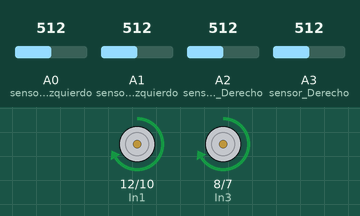
Recording of a sketch running on a simulated Arduino Uno, built with avr-gcc and run on an emulated ATmega328P. Parts: motor-driver pin pairs drawn as motors (green arrow = first pin HIGH = forward, orange = second pin HIGH = backward, longer = more drive, scaled by the enable pin). The test bench sets the inputs (shaded band); at power-on: A1 (sensor_Frontal_Izquierdo) = 512, A0 (sensor_Izquierdo) = 512, A3 (sensor_Derecho) = 512, A2 (sensor_Frontal_Derecho) = 512.

Above: at 1.2 s.
1.3 s: A1 (sensor_Frontal_Izquierdo) set to 204
2.8 s: A1 (sensor_Frontal_Izquierdo) set to 176
At 3.3 s:
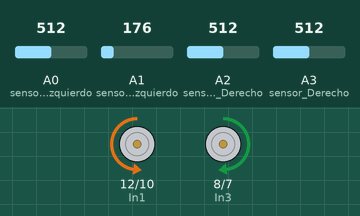
4.3 s: A0 (sensor_Izquierdo) set to 209
5.8 s: A0 (sensor_Izquierdo) set to 181
At 6.8 s:
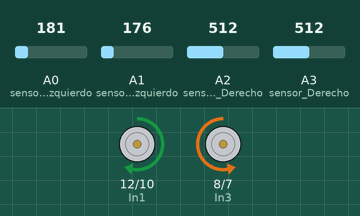
7.3 s: A3 (sensor_Derecho) set to 212
8.8 s: A3 (sensor_Derecho) set to 178
At 9.1 s:
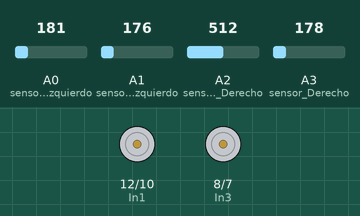
Timing chart, 0 to 11.3 s (numbered marks = the images above; inputs shaded):
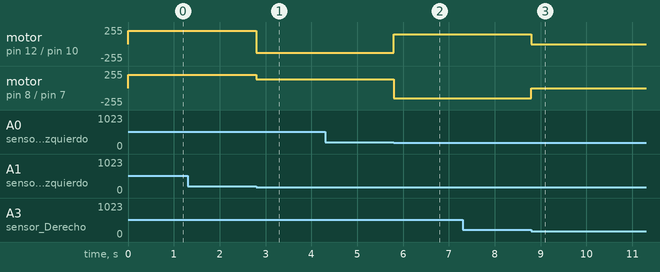

The sketch:

Mini-Sumo.ino
```cpp
//pines para el motor A
#define In1 12
#define In2 10
#define PWMA 11

//pines para el motor b
#define In3 8
#define In4 7
#define PWMB 9

//PINES DE LOS SENSORES
#define sensor_Frontal_Derecho A2
#define sensor_Frontal_Izquierdo A1
#define sensor_Izquierdo A0
#define sensor_Derecho A3

//estados de los sensores

boolean E_SFD = false;
boolean E_SFI = false;
boolean E_SI = false;
boolean E_SD = false;

void setup() {
// SENSORES
pinMode(sensor_Frontal_Derecho, INPUT);
pinMode(sensor_Frontal_Izquierdo, INPUT);
pinMode(sensor_Izquierdo, INPUT);
pinMode(sensor_Derecho, INPUT);

//MOTORES
pinMode(In1, OUTPUT);
pinMode(In2, OUTPUT);
pinMode(In3, OUTPUT);
pinMode(In4, OUTPUT);
pinMode(PWMA, OUTPUT);
pinMode(PWMB, OUTPUT);

}

void loop() {
// put your main code here, to run repeatedly:
E_SFD = (leer_sensor(sensor_Frontal_Derecho));
E_SFI = (leer_sensor(sensor_Frontal_Izquierdo));
E_SI = (leer_sensor(sensor_Izquierdo));
E_SD = (leer_sensor(sensor_Derecho));

//ADELANTE
if(E_SFD == 1 && E_SFI == 1){
adelante();
analogWrite(PWMA,200);
analogWrite(PWMB,200);
}


//IZQUIERDA
else if(E_SI == 1){
izquierda();
analogWrite(PWMA,130);
analogWrite(PWMB,130);
}


//DERECHA
else if(E_SD == 1){
digitalWrite(In1,HIGH);
digitalWrite(In2,LOW);
digitalWrite(In3,LOW);
digitalWrite(In4,HIGH);
analogWrite(PWMA,150);
analogWrite(PWMB,150);
}
else{
digitalWrite(In1,LOW);
digitalWrite(In2,LOW);
digitalWrite(In3,LOW);
digitalWrite(In4,LOW);
analogWrite(PWMA,0);
analogWrite(PWMB,0);
}


}
boolean leer_sensor(int pin){
int lectura = 0;
float voltaje = 0.0;
bool estado;

lectura = analogRead (pin);
voltaje = lectura*5.0/1023.0;

if (voltaje>=0.95) estado = true;
else estado = false;

return estado;
}

void adelante()
{
digitalWrite(In1, HIGH);
digitalWrite(In2,LOW);
digitalWrite(In3,HIGH);
digitalWrite(In4,LOW);
}

void izquierda()
{
digitalWrite(In1,LOW);
digitalWrite(In2,HIGH);
digitalWrite(In3,HIGH);
digitalWrite(In4,LOW);
}
```

Measured:
- the behaviour switches between 195 and 194 on A1 (sensor_Frontal_Izquierdo) (found by bisection; images 0 and 1)
- the behaviour switches between 195 and 194 on A0 (sensor_Izquierdo) (found by bisection; images 1 and 2)
- the behaviour switches between 195 and 194 on A3 (sensor_Derecho) (found by bisection; images 2 and 3)
- after the input at 1.3 s, every drawn part: stays the same
- after the input at 2.8 s, motor on pin 12 (In1) / pin 10 (In2): forward 200/255 → backward 130/255 at once; motor on pin 8 (In3) / pin 7 (In4): forward 200/255 → forward 130/255 at once
- after the input at 4.3 s, every drawn part: stays the same
- after the input at 5.8 s, motor on pin 12 (In1) / pin 10 (In2): backward 130/255 → forward 150/255 at once; motor on pin 8 (In3) / pin 7 (In4): forward 130/255 → backward 150/255 at once
- after the input at 7.3 s, every drawn part: stays the same
- after the input at 8.8 s, motor on pin 12 (In1) / pin 10 (In2): forward 150/255 → stopped at once; motor on pin 8 (In3) / pin 7 (In4): backward 150/255 → stopped at once
